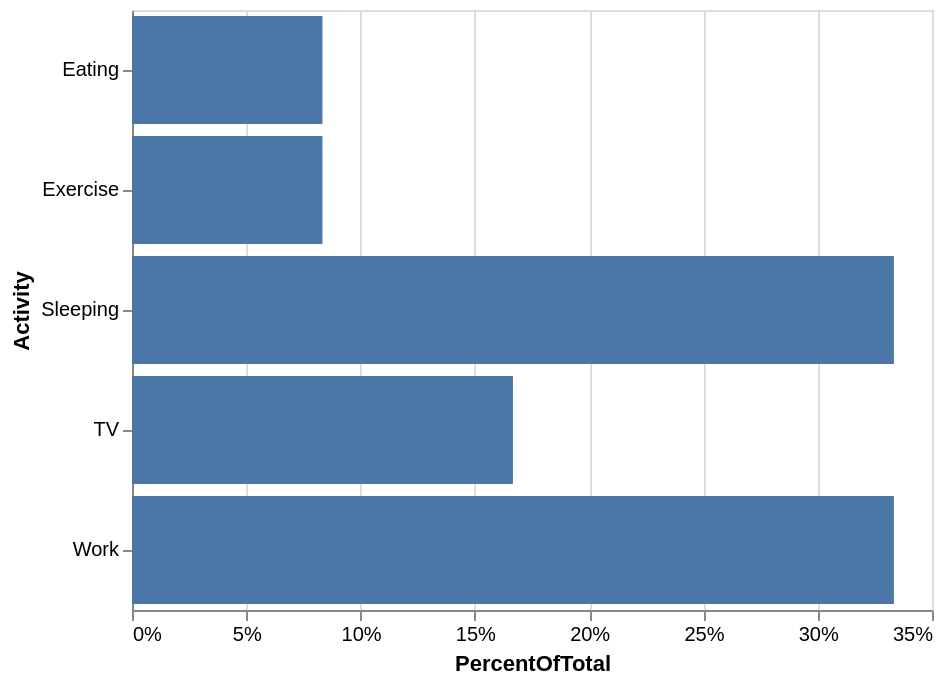

Specify this chart in Vega-Lite:
### Vega-Lite specification from a JSON file in a GitHub repository (floating-point values rounded to 4 significant figures)
{"transform": [{"frame": [null, null], "window": [{"op": "sum", "field": "Time", "as": "TotalTime"}]}, {"calculate": "datum.Time / datum.TotalTime", "as": "PercentOfTotal"}], "encoding": {"y": {"field": "Activity", "type": "nominal"}, "x": {"field": "PercentOfTotal", "type": "quantitative", "axis": {"format": ".0%"}}}, "data": {"values": [{"Time": 8, "Activity": "Sleeping"}, {"Time": 2, "Activity": "Eating"}, {"Time": 4, "Activity": "TV"}, {"Time": 8, "Activity": "Work"}, {"Time": 2, "Activity": "Exercise"}]}, "$schema": "https://vega.github.io/schema/vega-lite/v2.4.1.json", "config": {"view": {"height": 300, "width": 400}}, "mark": "bar"}
